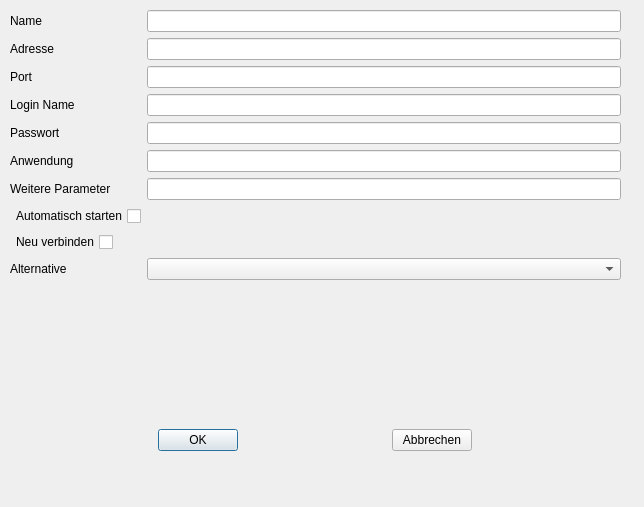
<?xml version="1.0" encoding="UTF-8"?>
<ui version="4.0">
 <class>Dialogssh</class>
 <widget class="QDialog" name="Dialogssh">
  <property name="geometry">
   <rect>
    <x>0</x>
    <y>0</y>
    <width>644</width>
    <height>507</height>
   </rect>
  </property>
  <property name="windowTitle">
   <string>ssh</string>
  </property>
  <widget class="QWidget" name="formLayoutWidget">
   <property name="geometry">
    <rect>
     <x>10</x>
     <y>10</y>
     <width>611</width>
     <height>371</height>
    </rect>
   </property>
   <layout class="QFormLayout" name="formLayout">
    <item row="0" column="0">
     <widget class="QLabel" name="sshLabelName">
      <property name="text">
       <string>Name</string>
      </property>
     </widget>
    </item>
    <item row="0" column="1">
     <widget class="QLineEdit" name="sshInputName"/>
    </item>
    <item row="1" column="0">
     <widget class="QLabel" name="sshLabelAddress">
      <property name="text">
       <string>Adresse</string>
      </property>
     </widget>
    </item>
    <item row="1" column="1">
     <widget class="QLineEdit" name="sshInputAddress"/>
    </item>
    <item row="2" column="0">
     <widget class="QLabel" name="sshLabelPort">
      <property name="text">
       <string>Port</string>
      </property>
     </widget>
    </item>
    <item row="2" column="1">
     <widget class="QLineEdit" name="sshInputPort"/>
    </item>
    <item row="3" column="1">
     <widget class="QLineEdit" name="sshInputLogin"/>
    </item>
    <item row="3" column="0">
     <widget class="QLabel" name="sshLabelLogin">
      <property name="text">
       <string>Login Name</string>
      </property>
     </widget>
    </item>
    <item row="4" column="1">
     <widget class="QLineEdit" name="sshInputPassword"/>
    </item>
    <item row="4" column="0">
     <widget class="QLabel" name="sshLabelPassword">
      <property name="text">
       <string>Passwort</string>
      </property>
     </widget>
    </item>
    <item row="5" column="1">
     <widget class="QLineEdit" name="sshInputApplication"/>
    </item>
    <item row="5" column="0">
     <widget class="QLabel" name="sshLabelApplication">
      <property name="text">
       <string>Anwendung</string>
      </property>
     </widget>
    </item>
    <item row="7" column="0">
     <widget class="QCheckBox" name="sshInputAutostart">
      <property name="layoutDirection">
       <enum>Qt::RightToLeft</enum>
      </property>
      <property name="text">
       <string>Automatisch starten</string>
      </property>
     </widget>
    </item>
    <item row="6" column="0">
     <widget class="QLabel" name="sshLabelParameter">
      <property name="text">
       <string>Weitere Parameter</string>
      </property>
     </widget>
    </item>
    <item row="6" column="1">
     <widget class="QLineEdit" name="sshInputParameter"/>
    </item>
    <item row="8" column="0">
     <widget class="QCheckBox" name="sshInputRepeat">
      <property name="layoutDirection">
       <enum>Qt::RightToLeft</enum>
      </property>
      <property name="text">
       <string>Neu verbinden</string>
      </property>
     </widget>
    </item>
    <item row="9" column="0">
     <widget class="QLabel" name="sshLabelAlternative">
      <property name="text">
       <string>Alternative</string>
      </property>
     </widget>
    </item>
    <item row="9" column="1">
     <widget class="QComboBox" name="sshInputAlternative"/>
    </item>
   </layout>
  </widget>
  <widget class="QWidget" name="horizontalLayoutWidget">
   <property name="geometry">
    <rect>
     <x>10</x>
     <y>400</y>
     <width>611</width>
     <height>80</height>
    </rect>
   </property>
   <layout class="QHBoxLayout" name="horizontalLayout">
    <item>
     <widget class="QPushButton" name="sshOKButton">
      <property name="sizePolicy">
       <sizepolicy hsizetype="Fixed" vsizetype="Fixed">
        <horstretch>0</horstretch>
        <verstretch>0</verstretch>
       </sizepolicy>
      </property>
      <property name="text">
       <string>OK</string>
      </property>
     </widget>
    </item>
    <item>
     <widget class="QPushButton" name="sshCancelButton">
      <property name="sizePolicy">
       <sizepolicy hsizetype="Fixed" vsizetype="Fixed">
        <horstretch>0</horstretch>
        <verstretch>0</verstretch>
       </sizepolicy>
      </property>
      <property name="text">
       <string>Abbrechen</string>
      </property>
     </widget>
    </item>
   </layout>
  </widget>
 </widget>
 <tabstops>
  <tabstop>sshInputName</tabstop>
  <tabstop>sshInputAddress</tabstop>
  <tabstop>sshInputPort</tabstop>
  <tabstop>sshInputLogin</tabstop>
  <tabstop>sshInputPassword</tabstop>
  <tabstop>sshInputApplication</tabstop>
  <tabstop>sshInputParameter</tabstop>
  <tabstop>sshInputAutostart</tabstop>
  <tabstop>sshOKButton</tabstop>
  <tabstop>sshCancelButton</tabstop>
 </tabstops>
 <resources/>
 <connections/>
</ui>
